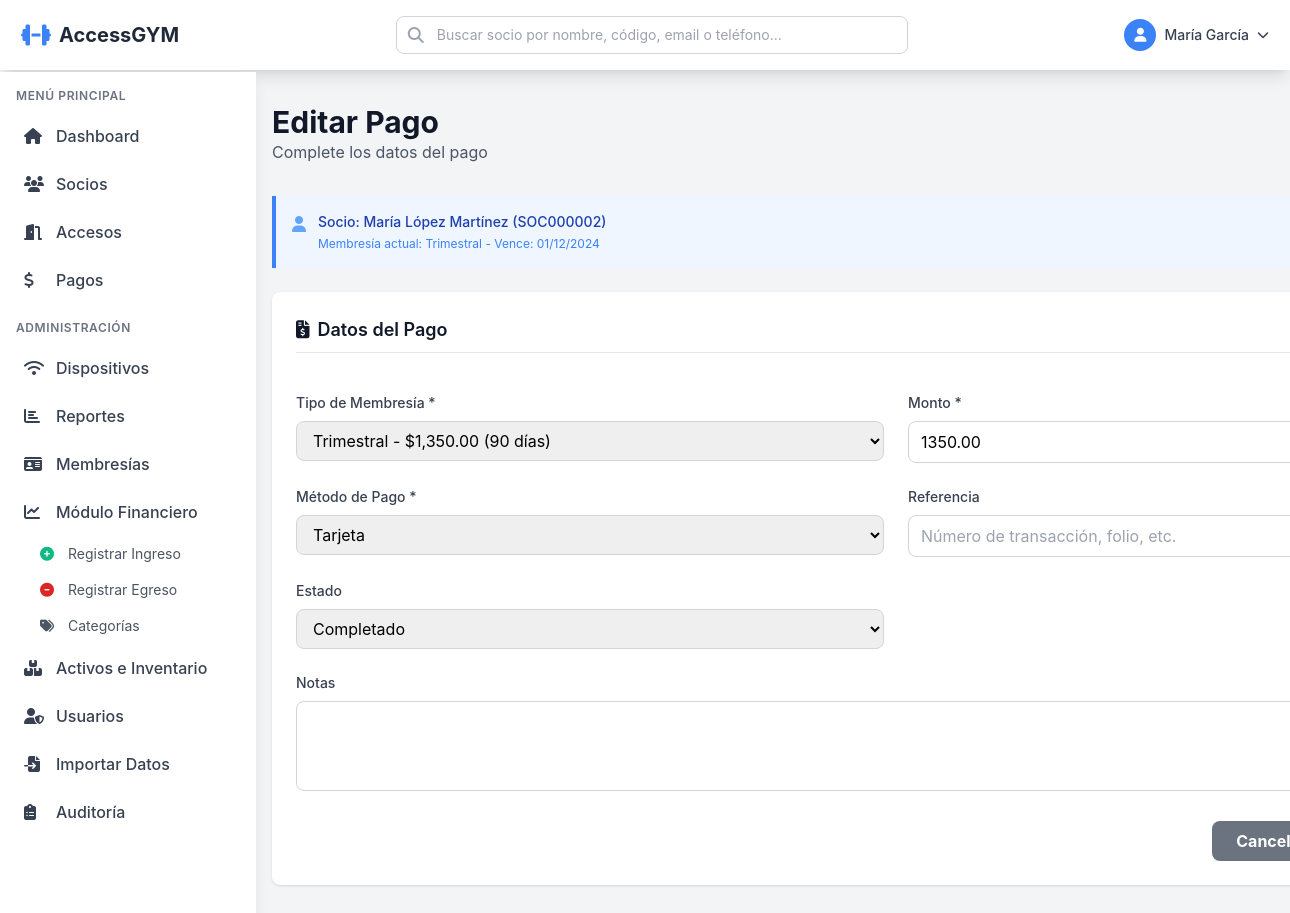
/pago_form.php?id=3 (signed in), run on the app's committed database.
### tables this page shows
CREATE TABLE socios (
    id INT AUTO_INCREMENT PRIMARY KEY,
    codigo VARCHAR(20) UNIQUE NOT NULL,
    nombre VARCHAR(100) NOT NULL,
    apellido VARCHAR(100) NOT NULL,
    email VARCHAR(100),
    telefono VARCHAR(20) NOT NULL,
    telefono_emergencia VARCHAR(20),
    direccion TEXT,
    fecha_nacimiento DATE,
    foto VARCHAR(255),
    qr_code VARCHAR(255),
    sucursal_id INT NOT NULL,
    tipo_membresia_id INT,
    fecha_inicio DATE,
    fecha_vencimiento DATE,
    estado ENUM('activo', 'inactivo', 'suspendido', 'vencido') DEFAULT 'inactivo',
    notas TEXT,
    created_at TIMESTAMP DEFAULT CURRENT_TIMESTAMP,
    updated_at TIMESTAMP DEFAULT CURRENT_TIMESTAMP ON UPDATE CURRENT_TIMESTAMP,
    FOREIGN KEY (sucursal_id) REFERENCES sucursales(id) ON DELETE RESTRICT,
    FOREIGN KEY (tipo_membresia_id) REFERENCES tipos_membresia(id) ON DELETE SET NULL
);

CREATE TABLE tipos_membresia (
    id INT AUTO_INCREMENT PRIMARY KEY,
    nombre VARCHAR(50) NOT NULL,
    descripcion TEXT,
    duracion_dias INT NOT NULL,
    precio DECIMAL(10,2) NOT NULL,
    acceso_horario_inicio TIME,
    acceso_horario_fin TIME,
    dias_semana VARCHAR(50) DEFAULT '1,2,3,4,5,6,7',
    color VARCHAR(7) DEFAULT '#3B82F6',
    activo TINYINT(1) DEFAULT 1,
    created_at TIMESTAMP DEFAULT CURRENT_TIMESTAMP,
    updated_at TIMESTAMP DEFAULT CURRENT_TIMESTAMP ON UPDATE CURRENT_TIMESTAMP
);

CREATE TABLE pagos (
    id INT AUTO_INCREMENT PRIMARY KEY,
    socio_id INT NOT NULL,
    tipo_membresia_id INT NOT NULL,
    monto DECIMAL(10,2) NOT NULL,
    metodo_pago ENUM('efectivo', 'tarjeta', 'transferencia', 'stripe', 'mercadopago', 'conekta') NOT NULL,
    referencia VARCHAR(100),
    estado ENUM('pendiente', 'completado', 'cancelado', 'reembolsado') DEFAULT 'pendiente',
    comprobante VARCHAR(255),
    usuario_registro INT,
    sucursal_id INT NOT NULL,
    fecha_pago TIMESTAMP DEFAULT CURRENT_TIMESTAMP,
    notas TEXT,
    FOREIGN KEY (socio_id) REFERENCES socios(id) ON DELETE CASCADE,
    FOREIGN KEY (tipo_membresia_id) REFERENCES tipos_membresia(id) ON DELETE RESTRICT,
    FOREIGN KEY (usuario_registro) REFERENCES usuarios_staff(id) ON DELETE SET NULL,
    FOREIGN KEY (sucursal_id) REFERENCES sucursales(id) ON DELETE CASCADE,
    INDEX idx_fecha_pago (fecha_pago),
    INDEX idx_socio (socio_id)
);

### config/Database.php (called while the page is built, shortened)
<?php
class Database {
    private static $instance = null;
    private $connection;
    private function __construct() {
        try {
            $dsn = "mysql:host=" . DB_HOST . ";dbname=" . DB_NAME . ";charset=" . DB_CHARSET;
            $options = [
                PDO::ATTR_ERRMODE => PDO::ERRMODE_EXCEPTION,
                PDO::ATTR_DEFAULT_FETCH_MODE => PDO::FETCH_ASSOC,
                PDO::ATTR_EMULATE_PREPARES => false,
            ];
            $this->connection = new PDO($dsn, DB_USER, DB_PASS, $options);
        } catch (PDOException $e) {
            error_log("Database Connection Error: " . $e->getMessage());
            die("Error de conexión a la base de datos. Por favor, contacte al administrador.");
        }
    }
    public static function getInstance() {
        if (self::$instance === null) {
            self::$instance = new self();
        }
        return self::$instance;
    }
    public function getConnection() {
        return $this->connection;
    }
}

### app/models/Model.php (called while the page is built, shortened)
<?php
class Model {
    protected $db;
    protected $table;
    public function __construct() {
        $this->db = Database::getInstance()->getConnection();
    }
    public function find($id) {
        $stmt = $this->db->prepare("SELECT * FROM {$this->table} WHERE id = ?");
        $stmt->execute([$id]);
        return $stmt->fetch();
    }
    public function where($conditions, $params = []) {
        $sql = "SELECT * FROM {$this->table} WHERE {$conditions}";
        $stmt = $this->db->prepare($sql);
        $stmt->execute($params);
        return $stmt->fetchAll();
    }
    public function query($sql, $params = []) {
        $stmt = $this->db->prepare($sql);
        $stmt->execute($params);
        return $stmt;
    }
}

### app/models/Socio.php (called while the page is built, shortened)
<?php
require_once __DIR__ . '/Model.php';
class Socio extends Model {
    public function getWithMembresia($id) {
        $sql = "SELECT s.*, tm.nombre as tipo_membresia_nombre, tm.color as membresia_color,
                       suc.nombre as sucursal_nombre
                FROM socios s
                LEFT JOIN tipos_membresia tm ON s.tipo_membresia_id = tm.id
                LEFT JOIN sucursales suc ON s.sucursal_id = suc.id
                WHERE s.id = ?";
        $stmt = $this->query($sql, [$id]);
        return $stmt->fetch();
    }
}

### app/helpers/functions.php (called while the page is built, shortened)
<?php
function formatDate($date, $format = 'd/m/Y') {
    return date($format, strtotime($date));
}

### app/models/TipoMembresia.php (called while the page is built, shortened)
<?php
require_once __DIR__ . '/Model.php';
class TipoMembresia extends Model {
    public function getActive() {
        return $this->where('activo = 1', []);
    }
}

### public/pago_form.php (the view, shortened to what this page needs)
<?php
require_once __DIR__ . '/../app/models/Socio.php';
require_once __DIR__ . '/../app/models/TipoMembresia.php';
$pagoModel = new Pago();
$socioModel = new Socio();
$tipoMembresiaModel = new TipoMembresia();
$isEdit = isset($_GET['id']) && !empty($_GET['id']);
$pagoId = $isEdit ? (int)$_GET['id'] : null;
$socioId = isset($_GET['socio_id']) ? (int)$_GET['socio_id'] : null;
$pago = $isEdit ? $pagoModel->find($pagoId) : null;
$socio = null;
$ultimoPago = null;
if ($socioId) {
    $socio = $socioModel->getWithMembresia($socioId);
    $db = Database::getInstance()->getConnection();
    $stmt = $db->prepare("SELECT * FROM pagos WHERE socio_id = ? ORDER BY fecha_pago DESC LIMIT 1");
    $stmt->execute([$socioId]);
    $ultimoPago = $stmt->fetch(PDO::FETCH_ASSOC);
} elseif ($pago) {
    $socio = $socioModel->getWithMembresia($pago['socio_id']);
}
$tiposMembresia = $tipoMembresiaModel->getActive();
$pageTitle = $isEdit ? 'Editar Pago' : 'Registrar Pago';
?>
<!DOCTYPE html>
<html lang="es">
<head>
    <script src="https://cdn.tailwindcss.com"></script>
    <link rel="stylesheet" href="https://cdnjs.cloudflare.com/ajax/libs/font-awesome/6.4.0/css/all.min.css">
</head>
<body class="bg-gray-100">
    <?php include __DIR__ . '/../app/views/partials/navbar.php'; ?>
    <div class="container mx-auto px-4 py-8">
        <div class="mb-8 flex justify-between items-center">
            <div>
                <h1 class="text-3xl font-bold text-gray-900"><?php echo $pageTitle; ?></h1>
                <p class="text-gray-600">Complete los datos del pago</p>
            </div>
        </div>
        <?php if ($socio): ?>
            <div class="bg-blue-50 border-l-4 border-blue-500 p-4 mb-6">
                <div class="flex">
                    <div class="flex-shrink-0">
                        <i class="fas fa-user text-blue-400"></i>
                    </div>
                    <div class="ml-3">
                        <p class="text-sm font-medium text-blue-800">
                            Socio: <?php echo htmlspecialchars($socio['nombre'] . ' ' . $socio['apellido']); ?>
                            (<?php echo htmlspecialchars($socio['codigo']); ?>)
                        </p>
                        <?php if ($socio['tipo_membresia_nombre']): ?>
                            <p class="text-xs text-blue-700 mt-1">
                                Membresía actual: <?php echo htmlspecialchars($socio['tipo_membresia_nombre']); ?>
                                - Vence: <?php echo formatDate($socio['fecha_vencimiento']); ?>
                            </p>
                        <?php endif; ?>
                    </div>
                </div>
            </div>
        <?php endif; ?>
        <form method="POST" class="bg-white rounded-lg shadow p-6" x-data="{ membresiaId: <?php echo $pago['tipo_membresia_id'] ?? ($ultimoPago['tipo_membresia_id'] ?? ($socio['tipo_membresia_id'] ?? 'null')); ?> }">
            <div class="grid grid-cols-1 md:grid-cols-2 gap-6">
                <div class="col-span-2">
                    <h2 class="text-lg font-semibold text-gray-900 mb-4 border-b pb-2">
                        <i class="fas fa-file-invoice-dollar mr-2"></i>Datos del Pago
                    </h2>
                </div>
                <div>
                    <label class="block text-sm font-medium text-gray-700 mb-2">Tipo de Membresía *</label>
                    <select name="tipo_membresia_id" required x-model="membresiaId" @change="updatePrice"
                            class="w-full px-3 py-2 border border-gray-300 rounded-md focus:outline-none focus:ring-blue-500 focus:border-blue-500">
                        <?php foreach ($tiposMembresia as $tipo): ?>
                            <option value="<?php echo $tipo['id']; ?>" data-precio="<?php echo $tipo['precio']; ?>"
                                    <?php
                                    $selectedTipo = $pago['tipo_membresia_id'] ?? ($ultimoPago['tipo_membresia_id'] ?? ($socio['tipo_membresia_id'] ?? ''));
                                    echo $selectedTipo == $tipo['id'] ? 'selected' : '';
                                    ?>>
                                <?php echo htmlspecialchars($tipo['nombre']); ?> - <?php echo formatMoney($tipo['precio']); ?>
                            </option>
                        <?php endforeach; ?>
                    </select>
                </div>
                <div>
                    <label class="block text-sm font-medium text-gray-700 mb-2">Monto *</label>
                    <input type="number" name="monto" step="0.01" min="0" required id="montoInput"
                           value="<?php echo htmlspecialchars($pago['monto'] ?? ($ultimoPago['monto'] ?? '')); ?>"
                           class="w-full px-3 py-2 border border-gray-300 rounded-md focus:outline-none focus:ring-blue-500 focus:border-blue-500">
                </div>
                <div>
                    <label class="block text-sm font-medium text-gray-700 mb-2">Método de Pago *</label>
                    <select name="metodo_pago" required
                            class="w-full px-3 py-2 border border-gray-300 rounded-md focus:outline-none focus:ring-blue-500 focus:border-blue-500">
                        <option value="tarjeta" <?php echo ($pago['metodo_pago'] ?? '') == 'tarjeta' ? 'selected' : ''; ?>>Tarjeta</option>
                    </select>
                </div>
                <div>
                    <label class="block text-sm font-medium text-gray-700 mb-2">Referencia</label>
                    <input type="text" name="referencia"
                           value="<?php echo htmlspecialchars($pago['referencia'] ?? ''); ?>"
                           placeholder="Número de transacción, folio, etc."
                           class="w-full px-3 py-2 border border-gray-300 rounded-md focus:outline-none focus:ring-blue-500 focus:border-blue-500">
                </div>
                <div>
                    <label class="block text-sm font-medium text-gray-700 mb-2">Estado</label>
                    <select name="estado"
                            class="w-full px-3 py-2 border border-gray-300 rounded-md focus:outline-none focus:ring-blue-500 focus:border-blue-500">
                        <option value="completado" <?php echo ($pago['estado'] ?? 'completado') == 'completado' ? 'selected' : ''; ?>>Completado</option>
                    </select>
                </div>
                <div class="col-span-2">
                    <label class="block text-sm font-medium text-gray-700 mb-2">Notas</label>
                    <textarea name="notas" rows="3"
                              class="w-full px-3 py-2 border border-gray-300 rounded-md focus:outline-none focus:ring-blue-500 focus:border-blue-500"><?php echo htmlspecialchars($pago['notas'] ?? ''); ?></textarea>
                </div>
            </div>
            <div class="mt-6 flex justify-end space-x-3">
                <a href="pagos.php" class="bg-gray-500 hover:bg-gray-600 text-white font-bold py-2 px-6 rounded">
                    Cancelar
                </a>
            </div>
        </form>
    </div>
</body>
</html>

### app/views/partials/navbar.php (style rules this page uses)
body { padding-top: 4.5rem; }
@media (min-width: 1024px) { body > div.container, body > .container { margin-left: 16rem; } }

### data on the page
socios: nombre+apellido "María López Martínez", codigo "SOC000002", tipo_membresia.nombre "Trimestral", fecha_vencimiento "01/12/2024"
pagos: tipo_membresia_id "Trimestral - $1,350.00 (90 días)", monto "1350.00", metodo_pago "Tarjeta", estado "Completado"

### other printed values
APP_NAME "AccessGYM"
$user['nombre'] "María García"
$pageTitle "Editar Pago"
